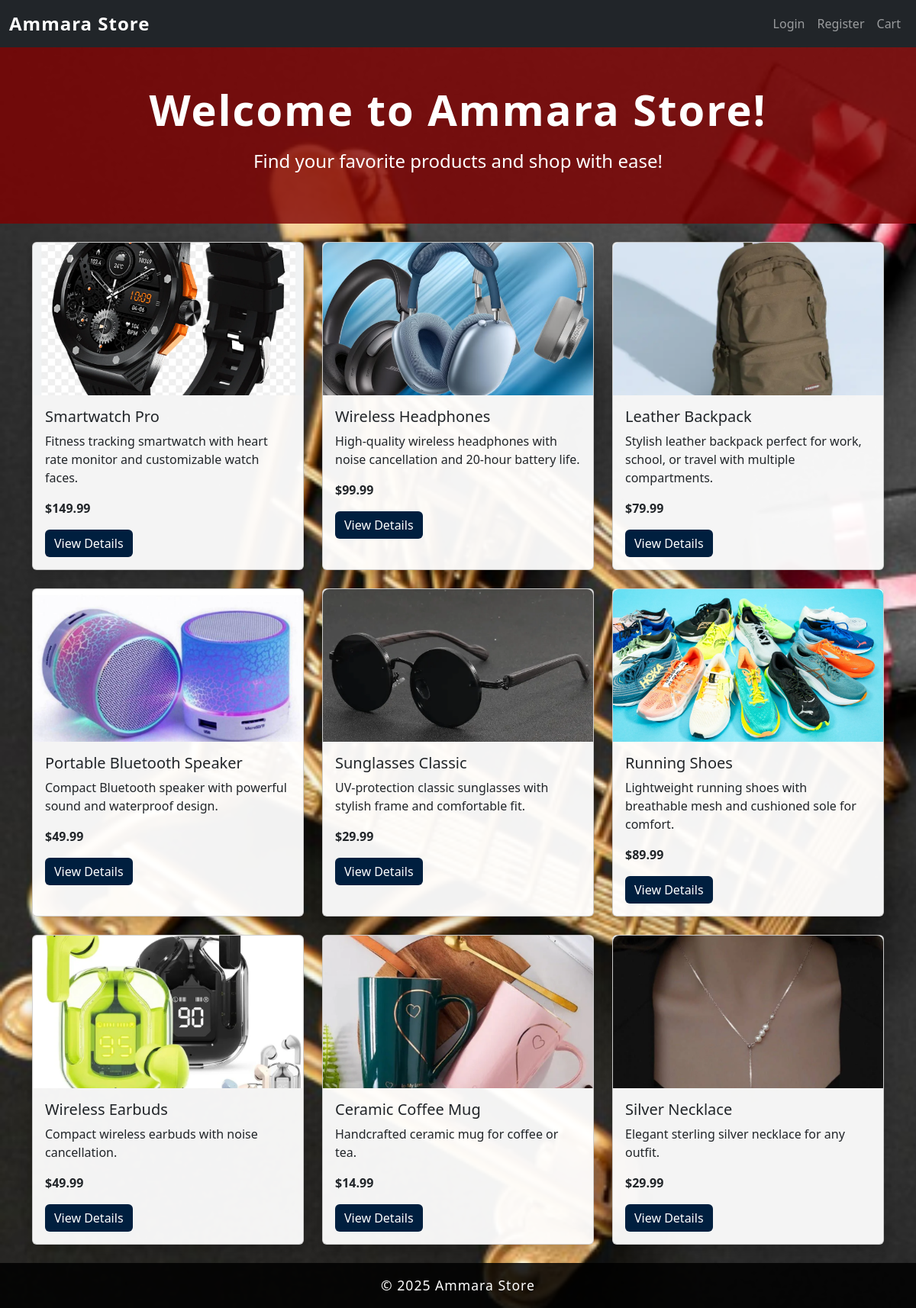
The page / on the database its author committed.
### store/models.py (models this page shows, shortened)
class Product(models.Model):
    name = models.CharField(max_length=255)
    description = models.TextField()
    price = models.DecimalField(max_digits=8, decimal_places=2)
    image = models.ImageField(upload_to='products/')

### store/views.py (the view)
# urls.py: 2. Add a URL to urlpatterns:  path('', views.home, name='home')
def home(request):
    products = Product.objects.all()
    context = {'products': products}
    return render(request, 'home.html', context)

### store/templates/home.html (shortened to what this page needs)
{% load static %}
<!DOCTYPE html>
<html lang="en">
<head>
  <link href="https://cdn.jsdelivr.net/npm/bootstrap@5.3.0/dist/css/bootstrap.min.css" rel="stylesheet">
</head>
<body>
  <nav class="navbar navbar-expand-lg navbar-dark bg-dark">
    <div class="container-fluid">
      <a class="navbar-brand" href="/">Ammara Store</a>
      <div class="collapse navbar-collapse justify-content-end">
        <ul class="navbar-nav">
          {% if user.is_authenticated %}
            <li class="nav-item">
              <span class="navbar-text text-white me-2">Welcome, {{ user.username }}!</span>
            </li>
            <li class="nav-item">
              <form method="post" action="{% url 'logout' %}">
                {% csrf_token %}
                <button type="submit" class="btn btn-outline-light btn-sm">Logout</button>
              </form>
            </li>
          {% else %}
            <li class="nav-item">
              <a class="nav-link" href="{% url 'login' %}">Login</a>
            </li>
            <li class="nav-item">
              <a class="nav-link" href="{% url 'register' %}">Register</a>
            </li>
          {% endif %}
          <li class="nav-item">
            <a class="nav-link" href="{% url 'view_cart' %}">Cart</a>
          </li>
        </ul>
      </div>
    </div>
  </nav>
  <header class="hero text-center py-5 mb-4">
    <div class="container">
      <h1 class="fw-bold display-4 mb-3" style="letter-spacing:2px;">Welcome to Ammara Store!</h1>
      <p class="lead fs-4">Find your favorite products and shop with ease!</p>
    </div>
  </header>
  <div class="container">
    <div class="row">
      {% for product in products %}
        <div class="col-md-4 mb-4">
          <div class="card h-100 shadow">
            {% if product.image %}
              <img src="{{ product.image.url }}" class="card-img-top" alt="{{ product.name }}">
            {% endif %}
            <div class="card-body">
              <h5 class="card-title">{{ product.name }}</h5>
              <p class="card-text">{{ product.description|truncatewords:20 }}</p>
              <p class="card-text fw-bold">${{ product.price }}</p>
              <a href="{% url 'product_detail' product.pk %}" class="btn btn-navy">View Details</a>
            </div>
          </div>
        </div>
      {% empty %}
        <p>No products available.</p>
      {% endfor %}
    </div>
  </div>
  <footer class="text-white text-center py-3">
    <div class="container">
      &copy; {{ year|default:2025 }} Ammara Store
    </div>

### rows shown on the page
Product: image (picture), name "Smartwatch Pro", description "Fitness tracking smartwatch with heart rate monitor and customizable watch faces.", price "149.99"
Product: image (picture), name "Wireless Headphones", description "High-quality wireless headphones with noise cancellation and 20-hour battery life.", price "99.99"
Product: image (picture), name "Leather Backpack", description "Stylish leather backpack perfect for work, school, or travel with multiple compartments.", price "79.99"
Product: image (picture), name "Portable Bluetooth Speaker", description "Compact Bluetooth speaker with powerful sound and waterproof design.", price "49.99"
Product: image (picture), name "Sunglasses Classic", description "UV-protection classic sunglasses with stylish frame and comfortable fit.", price "29.99"
Product: image (picture), name "Running Shoes", description "Lightweight running shoes with breathable mesh and cushioned sole for comfort.", price "89.99"
Product: image (picture), name "Wireless Earbuds", description "Compact wireless earbuds with noise cancellation.", price "49.99"
Product: image (picture), name "Ceramic Coffee Mug", description "Handcrafted ceramic mug for coffee or tea.", price "14.99"
Product: image (picture), name "Silver Necklace", description "Elegant sterling silver necklace for any outfit.", price "29.99"

### other values the page prints
{{ year|default:2025 }} "2025"
